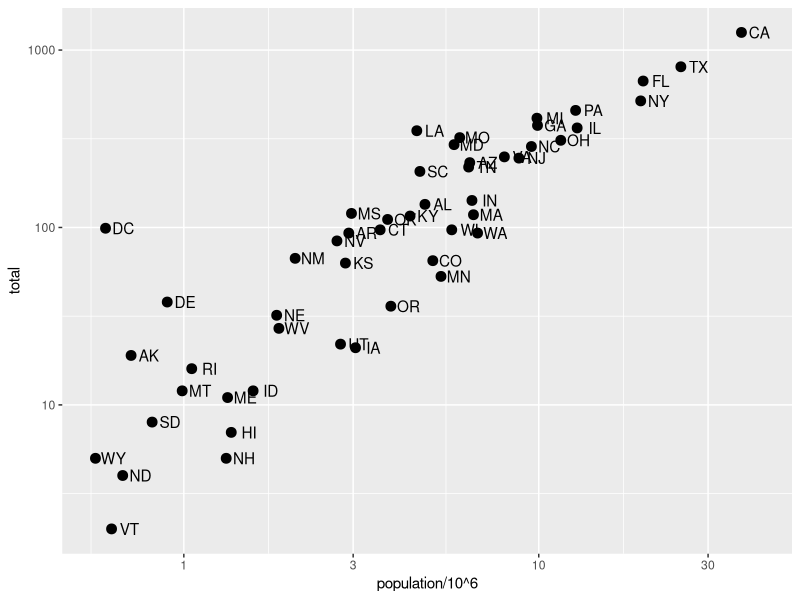
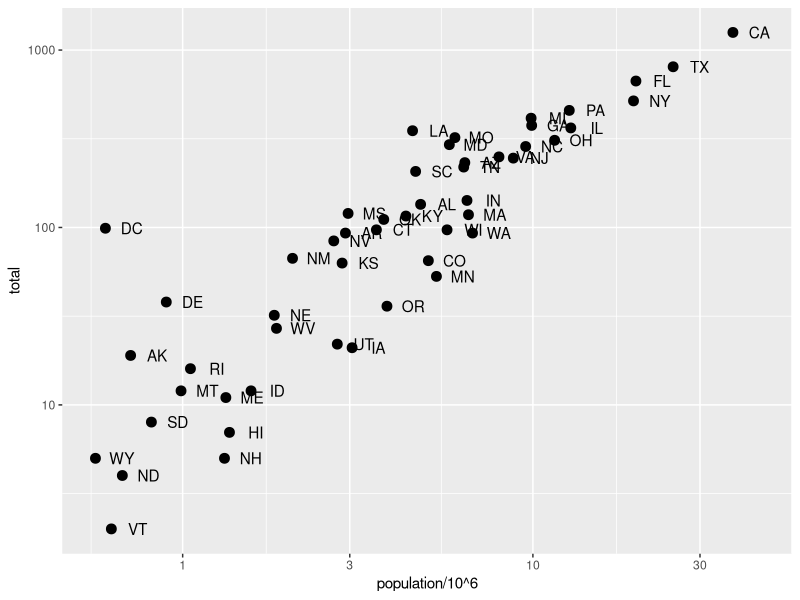
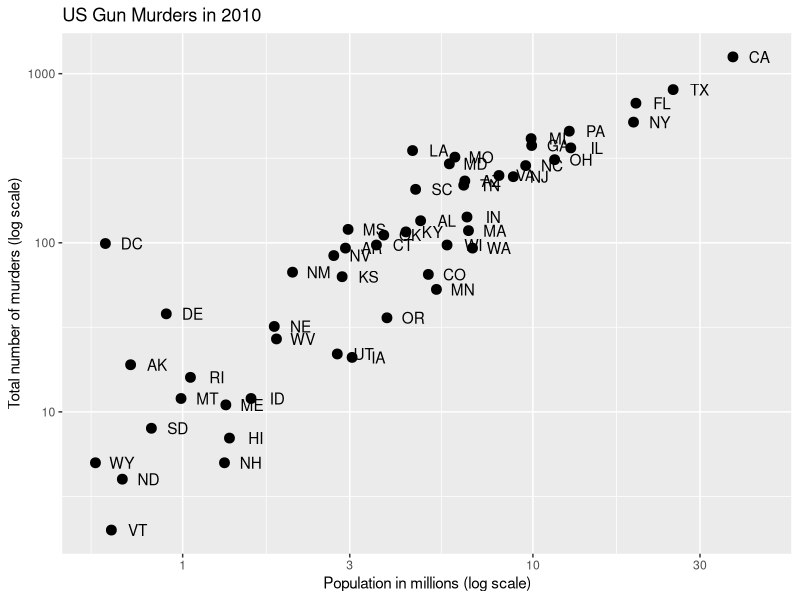
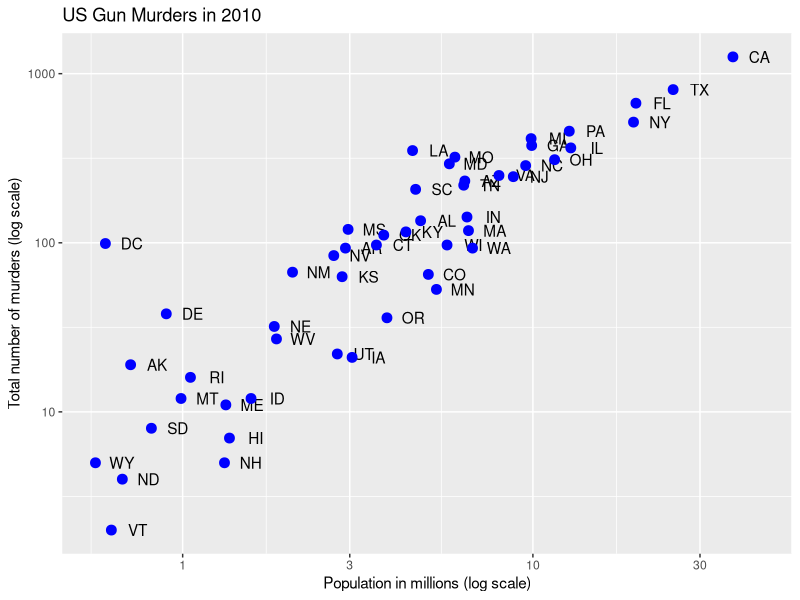
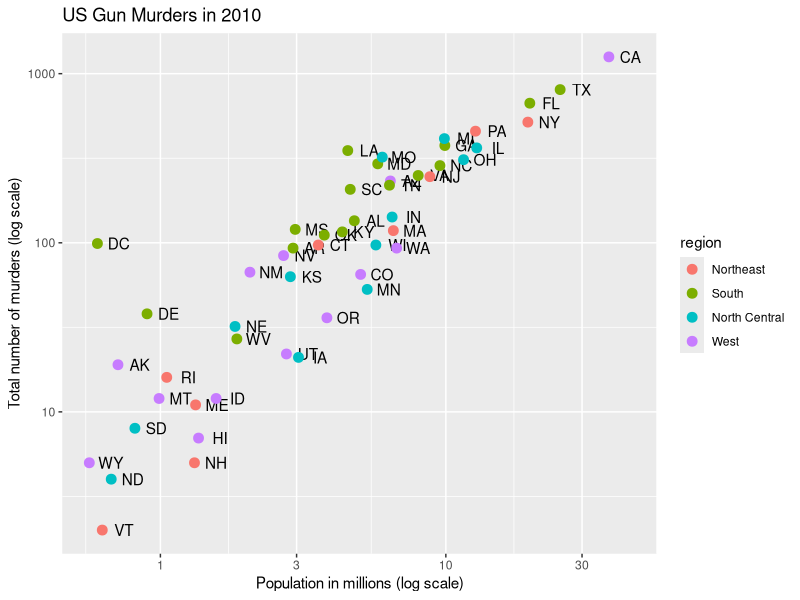
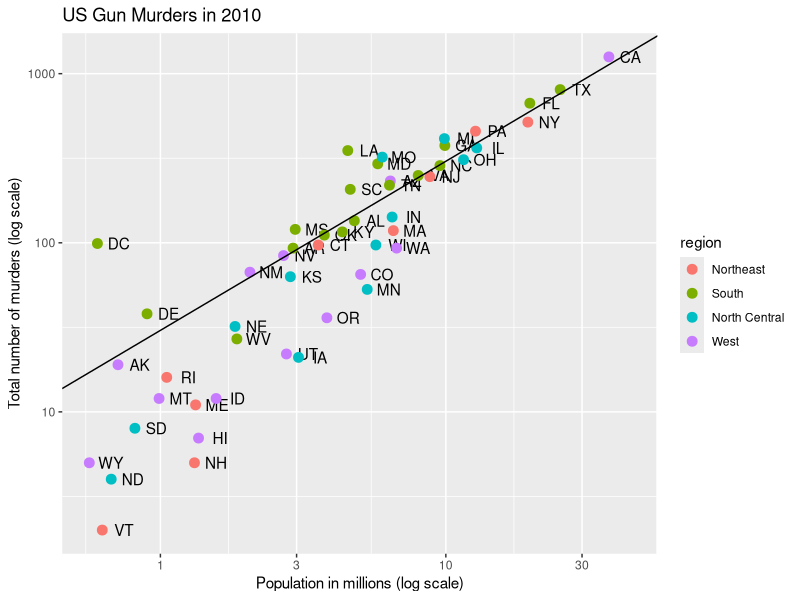
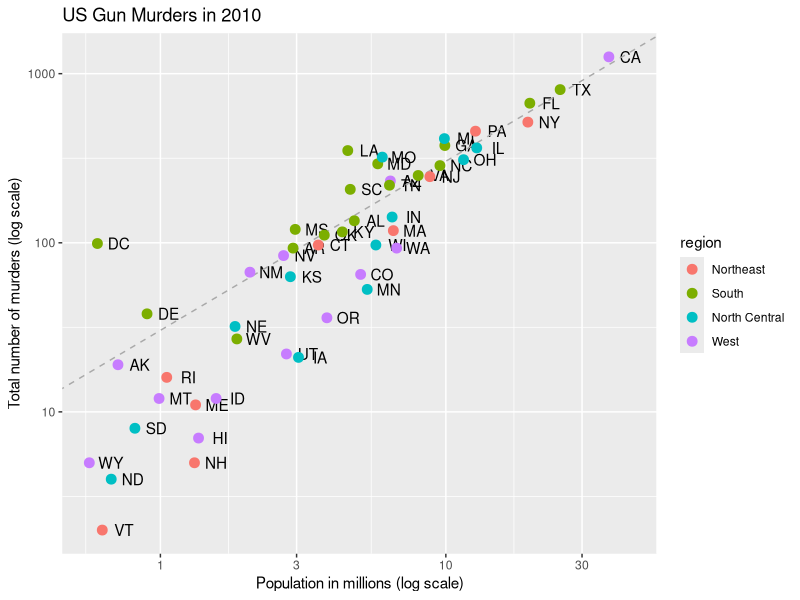

These charts were generated, in order, by the following R code:
# define p
library(tidyverse)
library(dslabs)
data(murders)
p <- murders %>% ggplot(aes(population/10^6, total, label = abb))

# log base 10 scale the x-axis and y-axis
p + geom_point(size = 3) +
  geom_text(nudge_x = 0.05) +
  scale_x_continuous(trans = "log10") +
  scale_y_continuous(trans = "log10")

# efficient log scaling of the axes
p + geom_point(size = 3) +
  geom_text(nudge_x = 0.075) +
  scale_x_log10() +
  scale_y_log10()

p + geom_point(size = 3) +
  geom_text(nudge_x = 0.075) +
  scale_x_log10() +
  scale_y_log10() +
  xlab("Population in millions (log scale)") +
  ylab("Total number of murders (log scale)") +
  ggtitle("US Gun Murders in 2010")

# redefine p to be everything except the points layer
p <- murders %>%
  ggplot(aes(population/10^6, total, label = abb)) +
  geom_text(nudge_x = 0.075) +
  scale_x_log10() +
  scale_y_log10() +
  xlab("Population in millions (log scale)") +
  ylab("Total number of murders (log scale)") +
  ggtitle("US Gun Murders in 2010")

# make all points blue
p + geom_point(size = 3, color = "blue")

# color points by region
p + geom_point(aes(col = region), size = 3)

# define average murder rate
r <- murders %>%
  summarize(rate = sum(total) / sum(population) * 10^6) %>%
  pull(rate)

# basic line with average murder rate for the country
p + geom_point(aes(col = region), size = 3) +
  geom_abline(intercept = log10(r))    # slope is default of 1

# change line to dashed and dark grey, line under points
p + 
  geom_abline(intercept = log10(r), lty = 2, color = "darkgrey") +
  geom_point(aes(col = region), size = 3)

p <- p + scale_color_discrete(name = "Region")    # capitalize legend title
